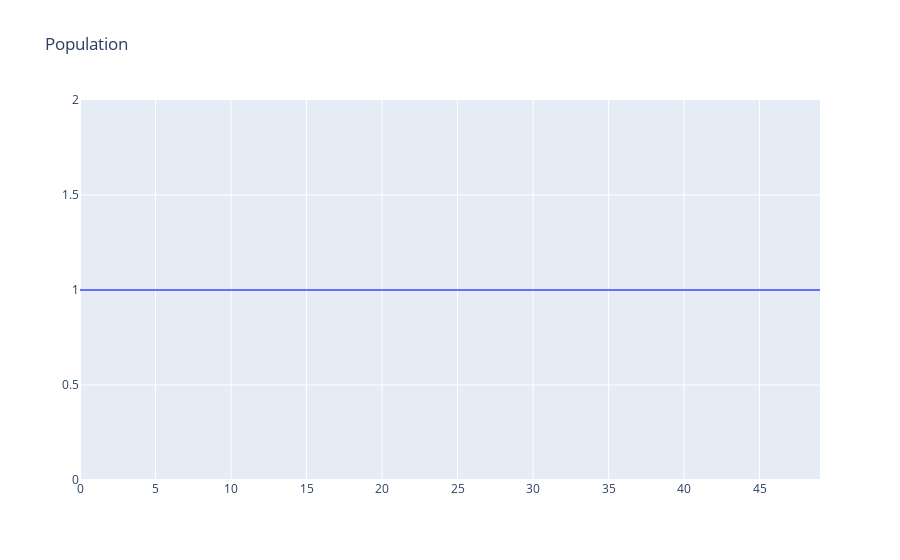
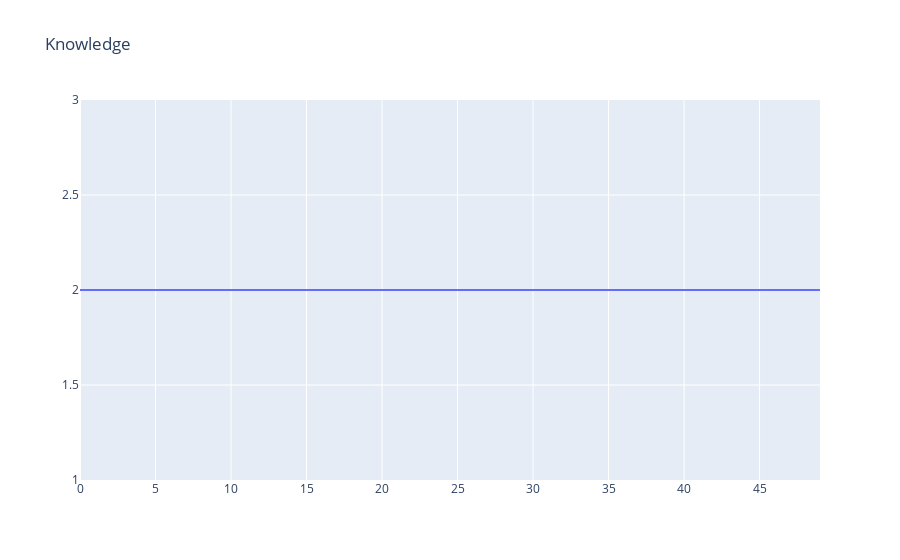
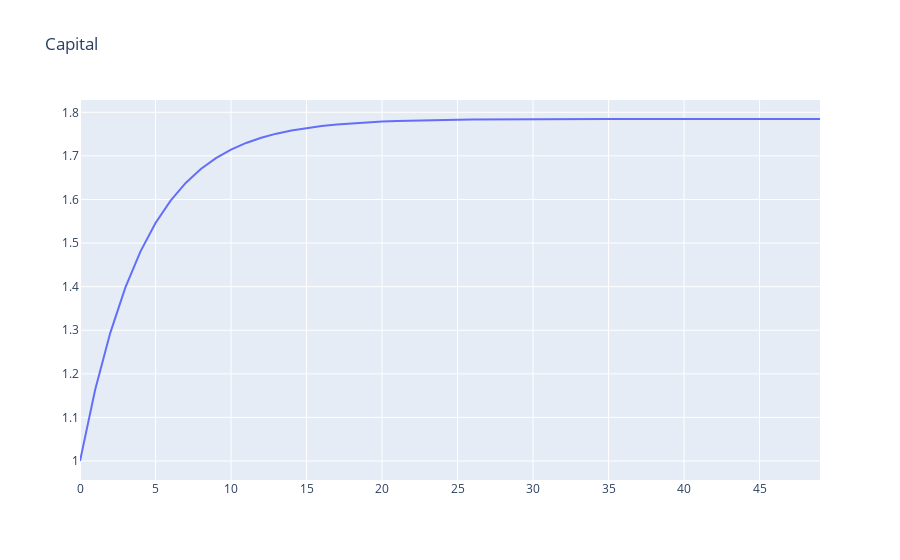
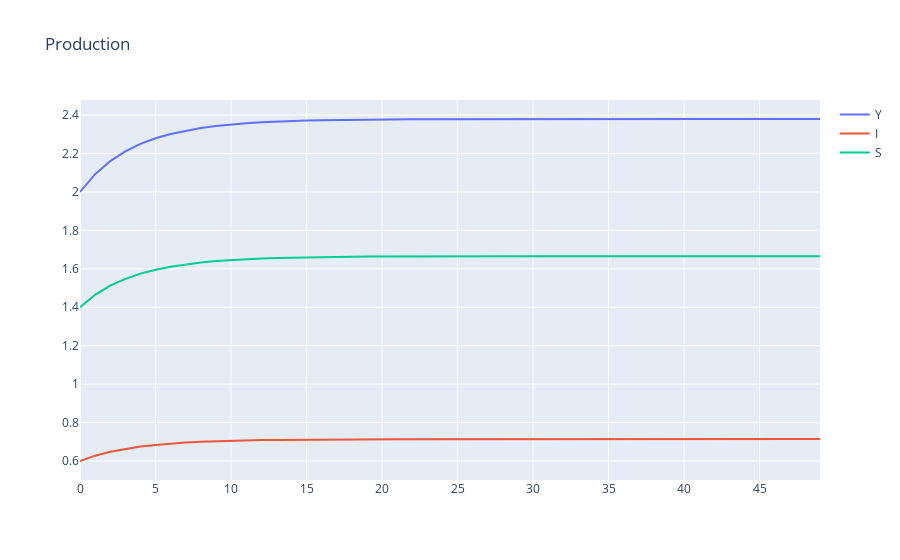

The code cell stored with these charts, in order, in its notebook:
### Markdown cell above
## Model Analysis

### Version 1 - No Population and Knowledge Growth

### Code cell
plot(m.time, [P.value], "Population", [""])
print("")
plot(m.time, [A.value], "Knowledge", [""])
print("")
plot(m.time, [K.value], "Capital", [""])
print("")
plot(m.time, [Y.value, I.value, C.value], "Production", ["Y", "I", "S"])

### Figure 1 — Plotly figure (JSON) as saved in the notebook; plotly's stock layout.template omitted (floating-point values rounded to 4 significant figures)
{"data": [{"mode": "lines", "name": "", "type": "scatter", "x": [0, 1, 2, 3, 4, 5, 6, 7, 8, 9, 10, 11, 12, 13, 14, 15, 16, 17, 18, 19, 20, 21, 22, 23, 24, 25, 26, 27, 28, 29, 30, 31, 32, 33, 34, 35, 36, 37, 38, 39, 40, 41, 42, 43, 44, 45, 46, 47, 48, 49], "y": [1, 1, 1, 1, 1, 1, 1, 1, 1, 1, 1, 1, 1, 1, 1, 1, 1, 1, 1, 1, 1, 1, 1, 1, 1, 1, 1, 1, 1, 1, 1, 1, 1, 1, 1, 1, 1, 1, 1, 1, 1, 1, 1, 1, 1, 1, 1, 1, 1, 1]}], "layout": {"autosize": true, "title": {"text": "Population"}, "xaxis": {"autorange": true, "range": [0, 49], "type": "linear"}, "yaxis": {"autorange": true, "range": [0, 2], "type": "linear"}}}

### Figure 2 — Plotly figure (JSON) as saved in the notebook; plotly's stock layout.template omitted (floating-point values rounded to 4 significant figures)
{"data": [{"mode": "lines", "name": "", "type": "scatter", "x": [0, 1, 2, 3, 4, 5, 6, 7, 8, 9, 10, 11, 12, 13, 14, 15, 16, 17, 18, 19, 20, 21, 22, 23, 24, 25, 26, 27, 28, 29, 30, 31, 32, 33, 34, 35, 36, 37, 38, 39, 40, 41, 42, 43, 44, 45, 46, 47, 48, 49], "y": [2, 2, 2, 2, 2, 2, 2, 2, 2, 2, 2, 2, 2, 2, 2, 2, 2, 2, 2, 2, 2, 2, 2, 2, 2, 2, 2, 2, 2, 2, 2, 2, 2, 2, 2, 2, 2, 2, 2, 2, 2, 2, 2, 2, 2, 2, 2, 2, 2, 2]}], "layout": {"autosize": true, "title": {"text": "Knowledge"}, "xaxis": {"autorange": true, "range": [0, 49], "type": "linear"}, "yaxis": {"autorange": true, "range": [1, 3], "type": "linear"}}}

### Figure 3 — Plotly figure (JSON) as saved in the notebook; plotly's stock layout.template omitted (floating-point values rounded to 4 significant figures)
{"data": [{"mode": "lines", "name": "", "type": "scatter", "x": [0, 1, 2, 3, 4, 5, 6, 7, 8, 9, 10, 11, 12, 13, 14, 15, 16, 17, 18, 19, 20, 21, 22, 23, 24, 25, 26, 27, 28, 29, 30, 31, 32, 33, 34, 35, 36, 37, 38, 39, 40, 41, 42, 43, 44, 45, 46, 47, 48, 49], "y": [1, 1.163, 1.293, 1.398, 1.481, 1.546, 1.597, 1.638, 1.67, 1.695, 1.714, 1.73, 1.742, 1.751, 1.758, 1.764, 1.769, 1.772, 1.775, 1.777, 1.779, 1.78, 1.781, 1.782, 1.782, 1.783, 1.783, 1.784, 1.784, 1.784, 1.784, 1.784, 1.784, 1.784, 1.784, 1.785, 1.785, 1.785, 1.785, 1.785, 1.785, 1.785, 1.785, 1.785, 1.785, 1.785, 1.785, 1.785, 1.785, 1.785]}], "layout": {"autosize": true, "title": {"text": "Capital"}, "xaxis": {"autorange": true, "range": [0, 49], "type": "linear"}, "yaxis": {"autorange": true, "range": [0.9564, 1.828], "type": "linear"}}}

### Figure 4 — Plotly figure (JSON) as saved in the notebook; plotly's stock layout.template omitted (floating-point values rounded to 4 significant figures)
{"data": [{"mode": "lines", "name": "Y", "type": "scatter", "x": [0, 1, 2, 3, 4, 5, 6, 7, 8, 9, 10, 11, 12, 13, 14, 15, 16, 17, 18, 19, 20, 21, 22, 23, 24, 25, 26, 27, 28, 29, 30, 31, 32, 33, 34, 35, 36, 37, 38, 39, 40, 41, 42, 43, 44, 45, 46, 47, 48, 49], "y": [2, 2.093, 2.161, 2.211, 2.25, 2.279, 2.302, 2.319, 2.333, 2.343, 2.351, 2.357, 2.362, 2.366, 2.369, 2.371, 2.373, 2.375, 2.376, 2.376, 2.377, 2.378, 2.378, 2.378, 2.379, 2.379, 2.379, 2.379, 2.379, 2.379, 2.379, 2.379, 2.379, 2.379, 2.379, 2.38, 2.38, 2.38, 2.38, 2.38, 2.38, 2.38, 2.38, 2.38, 2.38, 2.38, 2.38, 2.38, 2.38, 2.38]}, {"mode": "lines", "name": "I", "type": "scatter", "x": [0, 1, 2, 3, 4, 5, 6, 7, 8, 9, 10, 11, 12, 13, 14, 15, 16, 17, 18, 19, 20, 21, 22, 23, 24, 25, 26, 27, 28, 29, 30, 31, 32, 33, 34, 35, 36, 37, 38, 39, 40, 41, 42, 43, 44, 45, 46, 47, 48, 49], "y": [0.6, 0.6278, 0.6482, 0.6634, 0.675, 0.6838, 0.6905, 0.6957, 0.6998, 0.7029, 0.7053, 0.7072, 0.7087, 0.7098, 0.7107, 0.7114, 0.7119, 0.7124, 0.7127, 0.7129, 0.7132, 0.7133, 0.7134, 0.7135, 0.7136, 0.7137, 0.7137, 0.7137, 0.7138, 0.7138, 0.7138, 0.7138, 0.7138, 0.7138, 0.7138, 0.7139, 0.7139, 0.7139, 0.7139, 0.7139, 0.7139, 0.7139, 0.7139, 0.7139, 0.7139, 0.7139, 0.7139, 0.7139, 0.7139, 0.7139]}, {"mode": "lines", "name": "S", "type": "scatter", "x": [0, 1, 2, 3, 4, 5, 6, 7, 8, 9, 10, 11, 12, 13, 14, 15, 16, 17, 18, 19, 20, 21, 22, 23, 24, 25, 26, 27, 28, 29, 30, 31, 32, 33, 34, 35, 36, 37, 38, 39, 40, 41, 42, 43, 44, 45, 46, 47, 48, 49], "y": [1.4, 1.465, 1.512, 1.548, 1.575, 1.595, 1.611, 1.623, 1.633, 1.64, 1.646, 1.65, 1.654, 1.656, 1.658, 1.66, 1.661, 1.662, 1.663, 1.664, 1.664, 1.664, 1.665, 1.665, 1.665, 1.665, 1.665, 1.665, 1.665, 1.666, 1.666, 1.666, 1.666, 1.666, 1.666, 1.666, 1.666, 1.666, 1.666, 1.666, 1.666, 1.666, 1.666, 1.666, 1.666, 1.666, 1.666, 1.666, 1.666, 1.666]}], "layout": {"autosize": true, "title": {"text": "Production"}, "xaxis": {"autorange": true, "range": [0, 49], "type": "linear"}, "yaxis": {"autorange": true, "range": [0.5011, 2.478], "type": "linear"}}}
